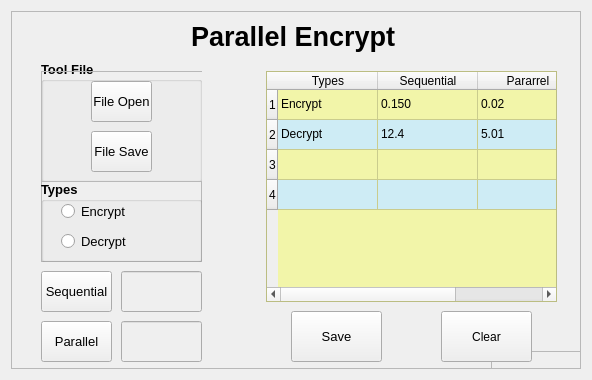
<?xml version="1.0" encoding="UTF-8"?>
<ui version="4.0">
 <class>widget</class>
 <widget class="QWidget" name="widget">
  <property name="geometry">
   <rect>
    <x>0</x>
    <y>0</y>
    <width>592</width>
    <height>380</height>
   </rect>
  </property>
  <property name="maximumSize">
   <size>
    <width>640</width>
    <height>380</height>
   </size>
  </property>
  <property name="windowTitle">
   <string>Pararrel Encrypt</string>
  </property>
  <layout class="QGridLayout" name="gridLayout">
   <item row="0" column="1">
    <widget class="QFrame" name="frameOut">
     <property name="enabled">
      <bool>true</bool>
     </property>
     <property name="frameShape">
      <enum>QFrame::StyledPanel</enum>
     </property>
     <property name="frameShadow">
      <enum>QFrame::Raised</enum>
     </property>
     <widget class="QLabel" name="label">
      <property name="geometry">
       <rect>
        <x>180</x>
        <y>10</y>
        <width>221</width>
        <height>31</height>
       </rect>
      </property>
      <property name="font">
       <font>
        <pointsize>20</pointsize>
        <weight>75</weight>
        <bold>true</bold>
       </font>
      </property>
      <property name="text">
       <string>Parallel Encrypt</string>
      </property>
     </widget>
     <widget class="QGroupBox" name="grbox_ToolFile">
      <property name="geometry">
       <rect>
        <x>30</x>
        <y>50</y>
        <width>161</width>
        <height>121</height>
       </rect>
      </property>
      <property name="font">
       <font>
        <pointsize>10</pointsize>
        <weight>75</weight>
        <bold>true</bold>
       </font>
      </property>
      <property name="title">
       <string>Tool File</string>
      </property>
      <widget class="QFrame" name="frameTool">
       <property name="geometry">
        <rect>
         <x>0</x>
         <y>10</y>
         <width>171</width>
         <height>111</height>
        </rect>
       </property>
       <property name="frameShape">
        <enum>QFrame::StyledPanel</enum>
       </property>
       <property name="frameShadow">
        <enum>QFrame::Raised</enum>
       </property>
       <widget class="QToolButton" name="toolButton_2">
        <property name="geometry">
         <rect>
          <x>50</x>
          <y>60</y>
          <width>61</width>
          <height>41</height>
         </rect>
        </property>
        <property name="font">
         <font>
          <weight>50</weight>
          <bold>false</bold>
         </font>
        </property>
        <property name="text">
         <string>File Save</string>
        </property>
        <property name="icon">
         <iconset resource="Images/clear.qrc">
          <normaloff>:/Images/floppy-disk.png</normaloff>:/Images/floppy-disk.png</iconset>
        </property>
        <property name="iconSize">
         <size>
          <width>18</width>
          <height>18</height>
         </size>
        </property>
       </widget>
       <widget class="QToolButton" name="btnFileOpen">
        <property name="geometry">
         <rect>
          <x>50</x>
          <y>10</y>
          <width>61</width>
          <height>41</height>
         </rect>
        </property>
        <property name="font">
         <font>
          <weight>50</weight>
          <bold>false</bold>
         </font>
        </property>
        <property name="text">
         <string>File Open</string>
        </property>
        <property name="icon">
         <iconset resource="Images/clear.qrc">
          <normaloff>:/Images/folder (1).png</normaloff>:/Images/folder (1).png</iconset>
        </property>
        <property name="iconSize">
         <size>
          <width>20</width>
          <height>20</height>
         </size>
        </property>
       </widget>
      </widget>
     </widget>
     <widget class="QFrame" name="frameType">
      <property name="geometry">
       <rect>
        <x>30</x>
        <y>170</y>
        <width>161</width>
        <height>81</height>
       </rect>
      </property>
      <property name="frameShape">
       <enum>QFrame::StyledPanel</enum>
      </property>
      <property name="frameShadow">
       <enum>QFrame::Raised</enum>
      </property>
      <widget class="QGroupBox" name="grbox_Types">
       <property name="geometry">
        <rect>
         <x>0</x>
         <y>0</y>
         <width>161</width>
         <height>81</height>
        </rect>
       </property>
       <property name="font">
        <font>
         <pointsize>10</pointsize>
         <weight>75</weight>
         <bold>true</bold>
        </font>
       </property>
       <property name="title">
        <string>Types</string>
       </property>
       <widget class="QRadioButton" name="rdo_Enc">
        <property name="geometry">
         <rect>
          <x>20</x>
          <y>20</y>
          <width>82</width>
          <height>21</height>
         </rect>
        </property>
        <property name="font">
         <font>
          <weight>50</weight>
          <bold>false</bold>
         </font>
        </property>
        <property name="text">
         <string>Encrypt</string>
        </property>
       </widget>
       <widget class="QRadioButton" name="rdo_Dec">
        <property name="geometry">
         <rect>
          <x>20</x>
          <y>50</y>
          <width>81</width>
          <height>21</height>
         </rect>
        </property>
        <property name="font">
         <font>
          <weight>50</weight>
          <bold>false</bold>
         </font>
        </property>
        <property name="text">
         <string>Decrypt</string>
        </property>
       </widget>
      </widget>
     </widget>
     <widget class="QPushButton" name="btnSequential">
      <property name="geometry">
       <rect>
        <x>30</x>
        <y>260</y>
        <width>71</width>
        <height>41</height>
       </rect>
      </property>
      <property name="font">
       <font>
        <pointsize>10</pointsize>
       </font>
      </property>
      <property name="text">
       <string>Sequential</string>
      </property>
     </widget>
     <widget class="QPushButton" name="btnParallel">
      <property name="geometry">
       <rect>
        <x>30</x>
        <y>310</y>
        <width>71</width>
        <height>41</height>
       </rect>
      </property>
      <property name="font">
       <font>
        <pointsize>10</pointsize>
       </font>
      </property>
      <property name="text">
       <string>Parallel</string>
      </property>
     </widget>
     <widget class="QLineEdit" name="lineTextSequent">
      <property name="enabled">
       <bool>false</bool>
      </property>
      <property name="geometry">
       <rect>
        <x>110</x>
        <y>260</y>
        <width>81</width>
        <height>41</height>
       </rect>
      </property>
     </widget>
     <widget class="QLineEdit" name="lineTextParar">
      <property name="enabled">
       <bool>false</bool>
      </property>
      <property name="geometry">
       <rect>
        <x>110</x>
        <y>310</y>
        <width>81</width>
        <height>41</height>
       </rect>
      </property>
     </widget>
     <widget class="QPushButton" name="btnSave">
      <property name="geometry">
       <rect>
        <x>280</x>
        <y>300</y>
        <width>91</width>
        <height>51</height>
       </rect>
      </property>
      <property name="font">
       <font>
        <pointsize>10</pointsize>
       </font>
      </property>
      <property name="text">
       <string>Save</string>
      </property>
      <property name="icon">
       <iconset resource="Images/clear.qrc">
        <normaloff>:/Images/save.png</normaloff>:/Images/save.png</iconset>
      </property>
     </widget>
     <widget class="QFrame" name="frameOut_2">
      <property name="enabled">
       <bool>true</bool>
      </property>
      <property name="geometry">
       <rect>
        <x>480</x>
        <y>340</y>
        <width>574</width>
        <height>362</height>
       </rect>
      </property>
      <property name="frameShape">
       <enum>QFrame::StyledPanel</enum>
      </property>
      <property name="frameShadow">
       <enum>QFrame::Raised</enum>
      </property>
      <widget class="QLabel" name="label_2">
       <property name="geometry">
        <rect>
         <x>180</x>
         <y>20</y>
         <width>221</width>
         <height>31</height>
        </rect>
       </property>
       <property name="font">
        <font>
         <pointsize>20</pointsize>
         <weight>75</weight>
         <bold>true</bold>
        </font>
       </property>
       <property name="text">
        <string>Parallel encrypt</string>
       </property>
      </widget>
      <widget class="QGroupBox" name="grbox_ToolFile_2">
       <property name="geometry">
        <rect>
         <x>30</x>
         <y>50</y>
         <width>161</width>
         <height>121</height>
        </rect>
       </property>
       <property name="font">
        <font>
         <pointsize>10</pointsize>
         <weight>75</weight>
         <bold>true</bold>
        </font>
       </property>
       <property name="title">
        <string>Tool File</string>
       </property>
       <widget class="QFrame" name="frameTool_2">
        <property name="geometry">
         <rect>
          <x>0</x>
          <y>10</y>
          <width>171</width>
          <height>111</height>
         </rect>
        </property>
        <property name="frameShape">
         <enum>QFrame::StyledPanel</enum>
        </property>
        <property name="frameShadow">
         <enum>QFrame::Raised</enum>
        </property>
        <widget class="QToolButton" name="btnFileOpen_2">
         <property name="geometry">
          <rect>
           <x>34</x>
           <y>10</y>
           <width>71</width>
           <height>41</height>
          </rect>
         </property>
         <property name="font">
          <font>
           <weight>50</weight>
           <bold>false</bold>
          </font>
         </property>
         <property name="text">
          <string>File Open</string>
         </property>
        </widget>
        <widget class="QToolButton" name="toolButton_3">
         <property name="geometry">
          <rect>
           <x>34</x>
           <y>60</y>
           <width>71</width>
           <height>41</height>
          </rect>
         </property>
         <property name="font">
          <font>
           <weight>50</weight>
           <bold>false</bold>
          </font>
         </property>
         <property name="text">
          <string>File Save</string>
         </property>
        </widget>
       </widget>
      </widget>
      <widget class="QFrame" name="frameType_2">
       <property name="geometry">
        <rect>
         <x>30</x>
         <y>170</y>
         <width>161</width>
         <height>81</height>
        </rect>
       </property>
       <property name="frameShape">
        <enum>QFrame::StyledPanel</enum>
       </property>
       <property name="frameShadow">
        <enum>QFrame::Raised</enum>
       </property>
       <widget class="QGroupBox" name="grbox_Types_2">
        <property name="geometry">
         <rect>
          <x>0</x>
          <y>0</y>
          <width>161</width>
          <height>81</height>
         </rect>
        </property>
        <property name="font">
         <font>
          <pointsize>10</pointsize>
          <weight>75</weight>
          <bold>true</bold>
         </font>
        </property>
        <property name="title">
         <string>Types</string>
        </property>
        <widget class="QRadioButton" name="rdo_Enc_2">
         <property name="geometry">
          <rect>
           <x>20</x>
           <y>20</y>
           <width>82</width>
           <height>21</height>
          </rect>
         </property>
         <property name="font">
          <font>
           <weight>50</weight>
           <bold>false</bold>
          </font>
         </property>
         <property name="text">
          <string>Encrypt</string>
         </property>
        </widget>
        <widget class="QRadioButton" name="rdo_Dec_2">
         <property name="geometry">
          <rect>
           <x>20</x>
           <y>50</y>
           <width>81</width>
           <height>21</height>
          </rect>
         </property>
         <property name="font">
          <font>
           <weight>50</weight>
           <bold>false</bold>
          </font>
         </property>
         <property name="text">
          <string>Decrypt</string>
         </property>
        </widget>
       </widget>
      </widget>
      <widget class="QTableWidget" name="tableWidget_2">
       <property name="geometry">
        <rect>
         <x>310</x>
         <y>60</y>
         <width>211</width>
         <height>221</height>
        </rect>
       </property>
      </widget>
      <widget class="QPushButton" name="btnSequential_2">
       <property name="geometry">
        <rect>
         <x>30</x>
         <y>260</y>
         <width>71</width>
         <height>41</height>
        </rect>
       </property>
       <property name="font">
        <font>
         <pointsize>10</pointsize>
        </font>
       </property>
       <property name="text">
        <string>Sequential</string>
       </property>
      </widget>
      <widget class="QPushButton" name="btnParallel_2">
       <property name="geometry">
        <rect>
         <x>30</x>
         <y>310</y>
         <width>71</width>
         <height>41</height>
        </rect>
       </property>
       <property name="font">
        <font>
         <pointsize>10</pointsize>
        </font>
       </property>
       <property name="text">
        <string>Parallel</string>
       </property>
      </widget>
      <widget class="QLineEdit" name="lineTextSequent_2">
       <property name="enabled">
        <bool>false</bool>
       </property>
       <property name="geometry">
        <rect>
         <x>110</x>
         <y>260</y>
         <width>81</width>
         <height>41</height>
        </rect>
       </property>
      </widget>
      <widget class="QLineEdit" name="lineTextParar_2">
       <property name="enabled">
        <bool>false</bool>
       </property>
       <property name="geometry">
        <rect>
         <x>110</x>
         <y>310</y>
         <width>81</width>
         <height>41</height>
        </rect>
       </property>
      </widget>
      <widget class="QPushButton" name="pushButton_2">
       <property name="geometry">
        <rect>
         <x>310</x>
         <y>300</y>
         <width>91</width>
         <height>51</height>
        </rect>
       </property>
       <property name="text">
        <string>PushButton</string>
       </property>
      </widget>
      <widget class="QPushButton" name="pushButton_3">
       <property name="geometry">
        <rect>
         <x>110</x>
         <y>110</y>
         <width>91</width>
         <height>51</height>
        </rect>
       </property>
       <property name="text">
        <string>PushButton</string>
       </property>
      </widget>
     </widget>
     <widget class="QPushButton" name="btnClear">
      <property name="geometry">
       <rect>
        <x>430</x>
        <y>300</y>
        <width>91</width>
        <height>51</height>
       </rect>
      </property>
      <property name="text">
       <string>Clear</string>
      </property>
      <property name="icon">
       <iconset resource="Images/clear.qrc">
        <normaloff>:/Images/eraser.png</normaloff>:/Images/eraser.png</iconset>
      </property>
      <property name="iconSize">
       <size>
        <width>17</width>
        <height>17</height>
       </size>
      </property>
     </widget>
     <widget class="QTableWidget" name="tableWidget">
      <property name="geometry">
       <rect>
        <x>255</x>
        <y>60</y>
        <width>291</width>
        <height>231</height>
       </rect>
      </property>
      <property name="styleSheet">
       <string notr="true">QTableWidget{
background-color: #F2F5A9;
alternate-background-color: #CEECF5;
selection-background-color: #81DAF5;
}</string>
      </property>
      <property name="editTriggers">
       <set>QAbstractItemView::NoEditTriggers</set>
      </property>
      <property name="alternatingRowColors">
       <bool>true</bool>
      </property>
      <property name="selectionMode">
       <enum>QAbstractItemView::SingleSelection</enum>
      </property>
      <property name="textElideMode">
       <enum>Qt::ElideMiddle</enum>
      </property>
      <row>
       <property name="text">
        <string>1</string>
       </property>
      </row>
      <row>
       <property name="text">
        <string>2</string>
       </property>
      </row>
      <row>
       <property name="text">
        <string>3</string>
       </property>
      </row>
      <row>
       <property name="text">
        <string>4</string>
       </property>
      </row>
      <column>
       <property name="text">
        <string>Types</string>
       </property>
      </column>
      <column>
       <property name="text">
        <string>Sequential</string>
       </property>
      </column>
      <column>
       <property name="text">
        <string>Pararrel</string>
       </property>
      </column>
      <item row="0" column="0">
       <property name="text">
        <string>Encrypt</string>
       </property>
      </item>
      <item row="0" column="1">
       <property name="text">
        <string>0.150</string>
       </property>
      </item>
      <item row="0" column="2">
       <property name="text">
        <string>0.02</string>
       </property>
      </item>
      <item row="1" column="0">
       <property name="text">
        <string>Decrypt</string>
       </property>
      </item>
      <item row="1" column="1">
       <property name="text">
        <string>12.4</string>
       </property>
      </item>
      <item row="1" column="2">
       <property name="text">
        <string>5.01</string>
       </property>
      </item>
     </widget>
    </widget>
   </item>
  </layout>
 </widget>
 <tabstops>
  <tabstop>toolButton_2</tabstop>
  <tabstop>btnFileOpen</tabstop>
 </tabstops>
 <resources>
  <include location="Images/clear.qrc"/>
 </resources>
 <connections/>
</ui>
